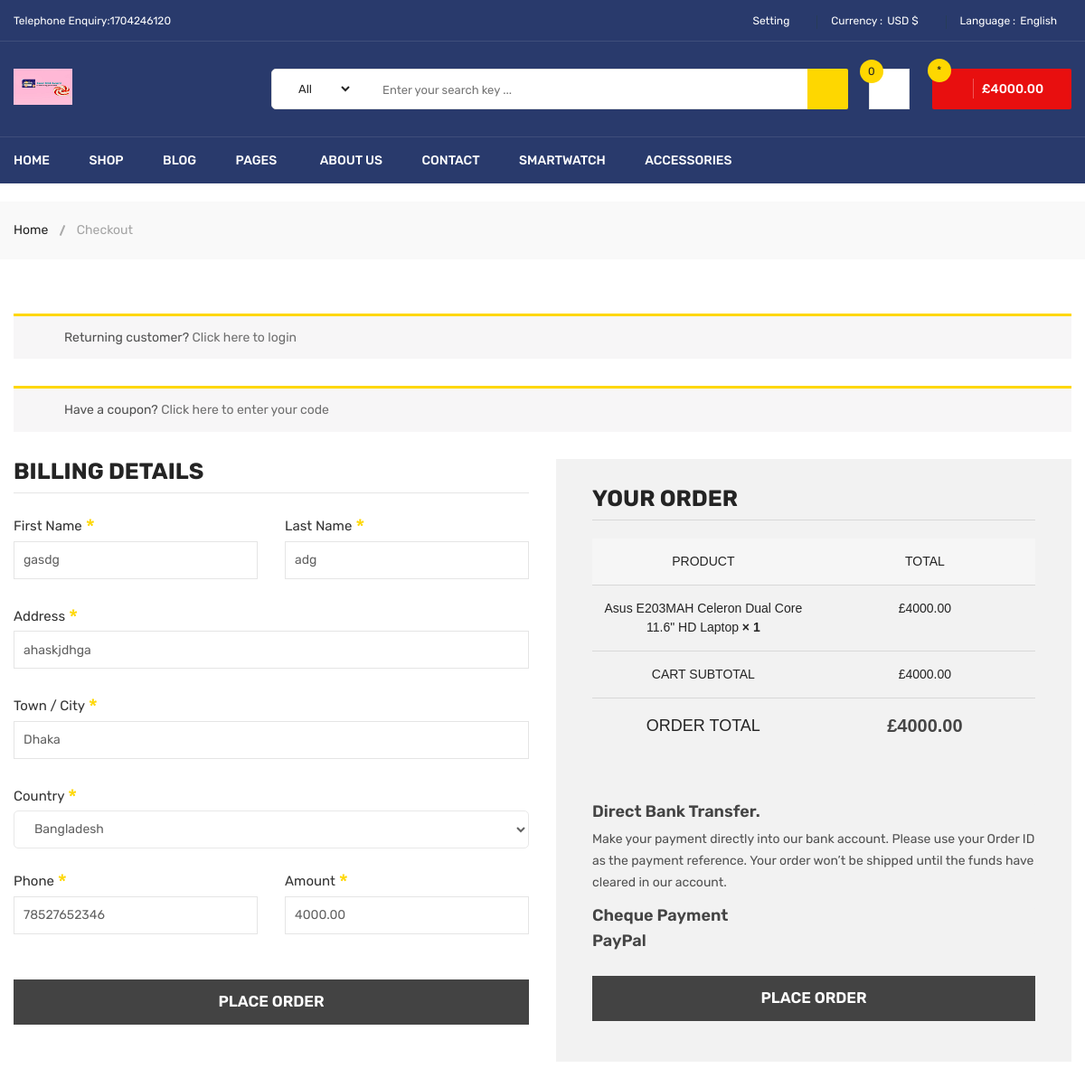
Before: /order/oder_cart/ (signed in, upper part) with the older database file.
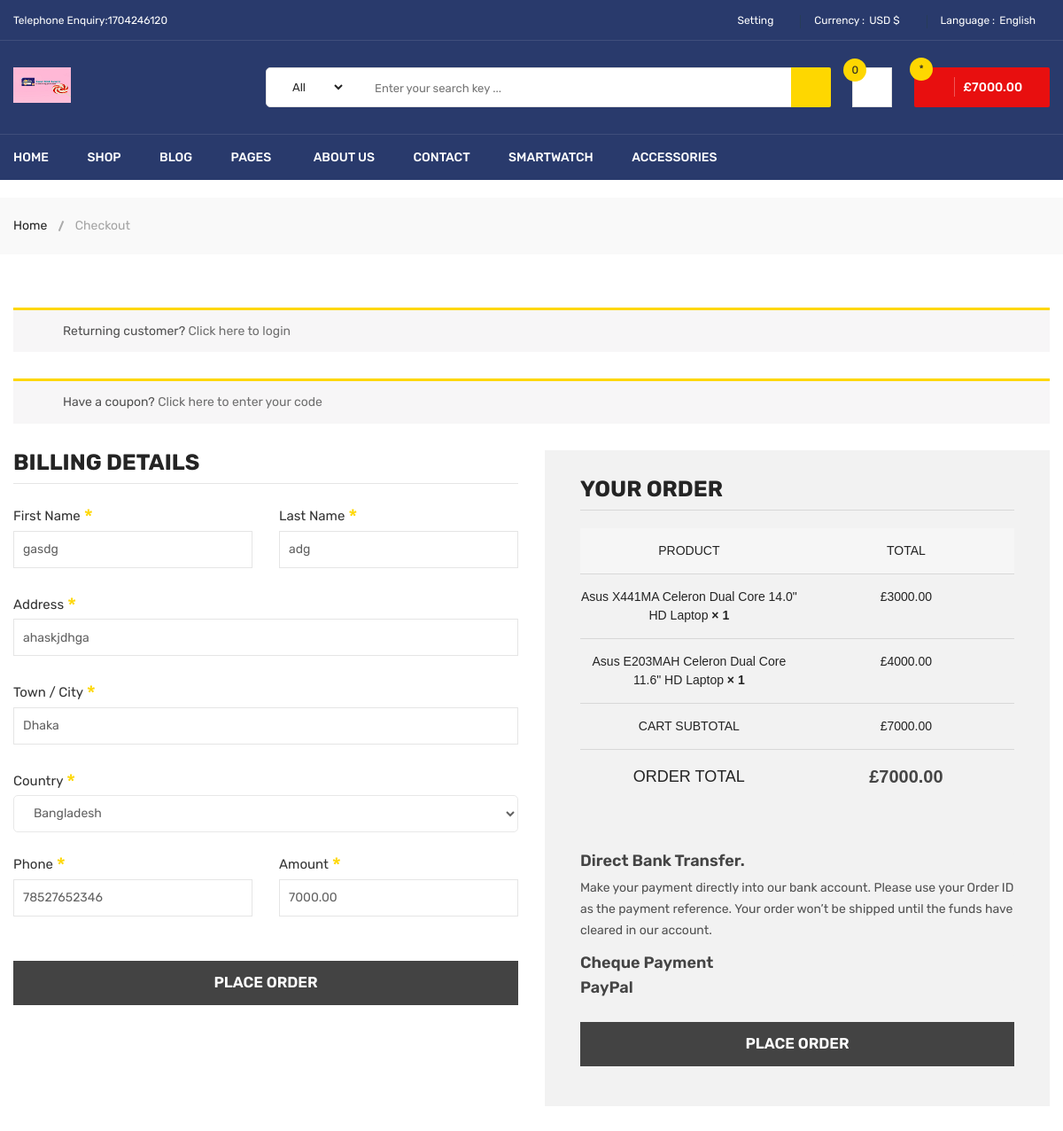
After: the same page with the newer database file.
### OrderApp/models.py (models this page shows, shortened)
class ShopCart(models.Model):
    product = models.ForeignKey(Product, on_delete=models.CASCADE, null=True)
    user = models.ForeignKey(User, on_delete=models.CASCADE, null=True)
    quantity = models.IntegerField()
    @property
    def amount(self):
        return self.quantity*self.product.new_price

### Product/models.py (models this page shows, shortened)
class Product(models.Model):
    status = (
        ('True', 'True'),
        ('False', 'False'),)
    VARIANTS = (
        ('None', 'None'),
        ('Size', 'Size'),
        ('Color', 'Color'),
        ('Size-Color', 'Size-Color'),
    )
    category = models.ForeignKey(Category, on_delete=models.CASCADE)
    title = models.CharField(max_length=200)
    keywords = models.CharField(max_length=100)
    image = models.ImageField(blank=True, upload_to='product/')
    new_price = models.DecimalField(decimal_places=2, max_digits=15, default=0)
    old_price = models.DecimalField(decimal_places=2, max_digits=15)
    amount = models.IntegerField(default=0)
    min_amount = models.IntegerField(default=3)
    variant = models.CharField(max_length=10, choices=VARIANTS, default='None')
    detail = models.TextField()
    status = models.CharField(max_length=20, choices=status)
    slug = models.SlugField(null=True, unique=True)
    created_at = models.DateTimeField(auto_now_add=True)
    updated_at = models.DateTimeField(auto_now=True)
    def image_tag(self):
        return mark_safe('<img src="{}" heights="70" width="60" />'.format(self.image.url))
    image_tag.short_description = 'Image'

### OrderApp/views.py (the view, shortened to what this page needs)
# urls.py: path('oder_cart/', OrderCart, name="OrderCart"),
@login_required(login_url='/user/login')
def OrderCart(request):
    current_user = request.user
    shoping_cart = ShopCart.objects.filter(user_id=current_user.id)
    totalamount = 0
    for rs in shoping_cart:
        totalamount += rs.quantity*rs.product.new_price
    form = OderForm()
    profile = UserProfile.objects.get(user_id=current_user.id)
    total_amount = 0
    for p in shoping_cart:
        total_amount += p.product.new_price*p.quantity
    category = Category.objects.all()
    setting = Setting.objects.get(id=1)
    context = {
        'shoping_cart': shoping_cart,
        'totalamount': totalamount,
        'profile': profile,
        'form': form,
        'category': category,
        'setting': setting,
        'total_amount': total_amount
    }
    return render(request, 'order_form.html', context)

### OrderApp/models.py
class OderForm(ModelForm):
    class Meta:
        model = Order
        fields = ['first_name', 'last_name',
                  'phone', 'address', 'city', 'country', 'transaction_id', 'transaction_image']

### EcomApp/templatetags/ecomtag.py (called while the page is built)
@register.simple_tag
def ecom_cat():
    return Category.objects.all()

@register.simple_tag
def ecom_set():
    return Setting.objects.get(id=1)

### OrderApp/templates/order_form.html (shortened to what the changed rows need)
{%extends 'index.html'%}
{%load static%}
{% load crispy_forms_tags %}
{% block header %}
{% include "header.html" %}
{% endblock header %}
{% block another_content %}
<div class="checkout-area pt-60 pb-30">
    <div class="container">
        <div class="row">
            <div class="col-lg-6 col-12">
                <form method='POST' enctype="multipart/form-data">
                    <div class="checkbox-form">
                        <div class="row">
                            <div class="col-md-6">
                                <div class="checkout-form-list">
                                    <label>Amount <span class="required">*</span></label>
                                    <input type="text" value="{{total_amount}}" name="holder" readonly>
                                </div>
                            </div>
                        </div>
                    </div>
                </form>
            </div>
            <div class="col-lg-6 col-12">
                <div class="your-order">
                    <div class="your-order-table table-responsive">
                        <table class="table">
                            <thead>
                                <tr>
                                    <th class="cart-product-name">Product</th>
                                    <th class="cart-product-total">Total</th>
                                </tr>
                            </thead>
                            <tbody>
                                {% for p in shoping_cart %}
                                <tr class="cart_item">
                                    <td class="cart-product-name">{{p.product.title}}<strong class="product-quantity">
                                            × {{p.quantity}}</strong></td>
                                    <td class="cart-product-total"><span class="amount">£{{p.amount}}</span></td>
                                </tr>
                                {% endfor %}
                            </tbody>
                            <tfoot>
                                <tr class="cart-subtotal">
                                    <th>Cart Subtotal</th>
                                    <td><span class="amount">£{{total_amount}}</span></td>
                                </tr>
                                <tr class="order-total">
                                    <th>Order Total</th>
                                    <td><strong><span class="amount">£{{total_amount}}</span></strong></td>
                                </tr>
                            </tfoot>
                        </table>
                    </div>
                </div>
            </div>
        </div>
    </div>
</div>
{% endblock another_content %}

### EcomApp/templates/header.html (shortened to what the changed rows need)
{%load static%}
{% load ecomtag %}
<header class="li-header-4">
    <div class="header-middle pl-sm-0 pr-sm-0 pl-xs-0 pr-xs-0">
        <div class="container">
            <div class="row">
                <div class="col-lg-9 pl-0 ml-sm-15 ml-xs-15">
                            {% load mptt_tags %}
                    <div class="header-middle-right">
                        <ul class="hm-menu">
                            <li class="hm-minicart">
                                <div class="hm-minicart-trigger">
                                    <span class="item-text">£{{total_amount}}
                                        <span class="cart-item-count">*{{total_quan}}</span>
                                    </span>
                                </div>
                            </li>
                        </ul>
                    </div>
                </div>
            </div>
        </div>
    </div>
</header>

Changed rows visible on the page:
added ShopCart: product "Asus X441MA Celeron Dual Core 14.0\" HD Laptop", quantity "1", amount "3000.00"
Other visible differences:
{{ total_amount }}: "4000.00" → "7000.00"
form field holder: "4000.00" → "7000.00"
